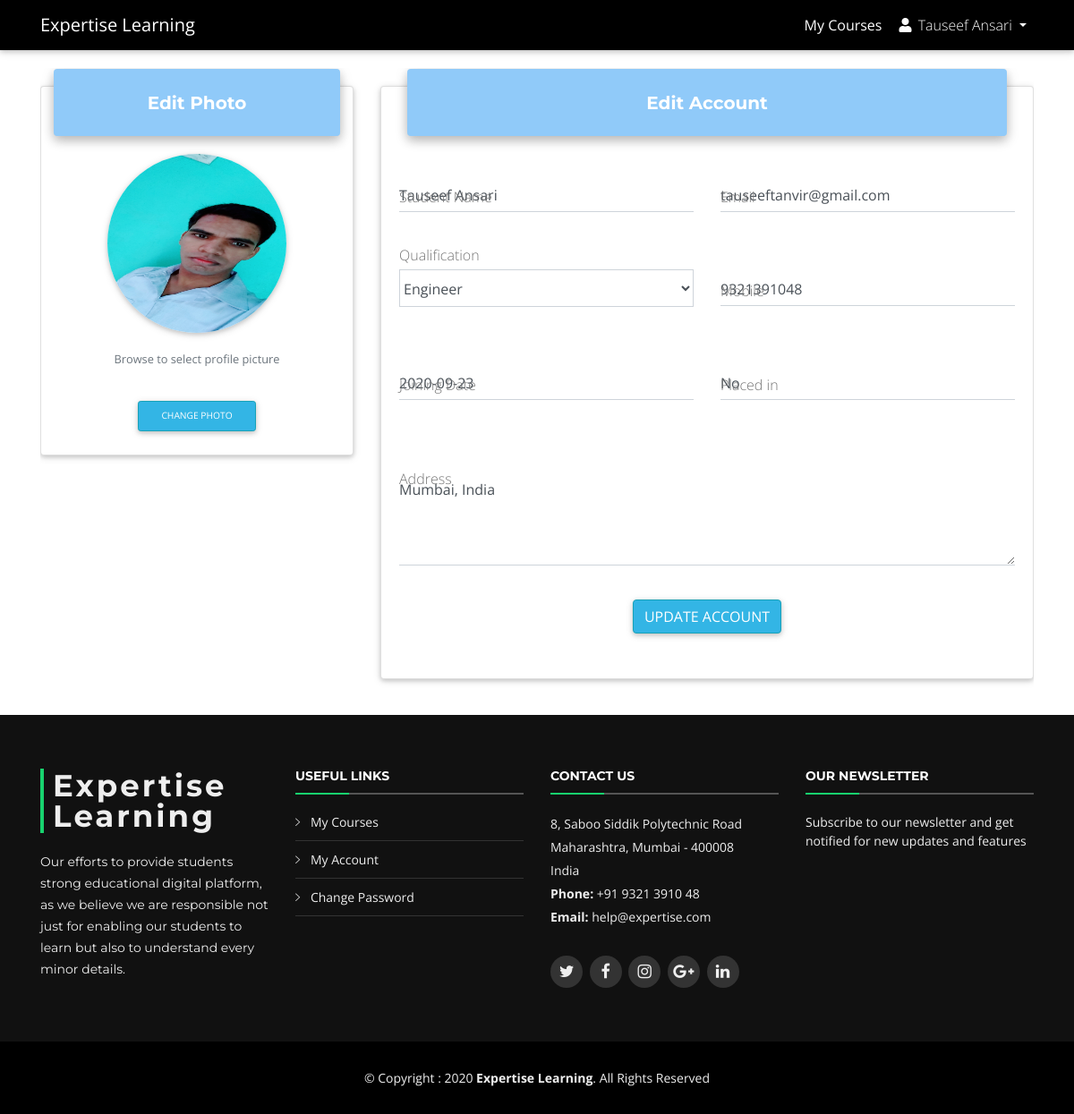
Page /student/myaccount.php (signed in) on the committed database.
### tables this page shows
CREATE TABLE `student` (
  `id` int(11) NOT NULL,
  `name` varchar(120) NOT NULL,
  `profilePic` varchar(255) NOT NULL,
  `email` varchar(255) NOT NULL,
  `mobile` bigint(20) NOT NULL,
  `qualification` varchar(120) NOT NULL,
  `address` varchar(255) NOT NULL,
  `joiningDate` date NOT NULL DEFAULT current_timestamp(),
  `placement` varchar(120) NOT NULL DEFAULT 'No',
  `password` varchar(255) NOT NULL,
  `disable` tinyint(4) NOT NULL DEFAULT 0
);

### student/myaccount.php (the view, shortened to what this page needs)
<?php
  require '../backend.php';
  if(isset($_SESSION['student_id']))
  {
  	$id=$_SESSION['student_id'];
  }
  else
  {
    header("Location: ../index.php");
  }
?>
<!DOCTYPE html>
<html lang="en">
<head>
  <link rel="stylesheet" href="https://use.fontawesome.com/releases/v5.11.2/css/all.css">
  <link href="../assets/css/bootstrap.min.css" rel="stylesheet">
  <link href="../assets/css/mdb.min.css" rel="stylesheet">
  <link rel="stylesheet" type="text/css" href="../assets/css/addons/datatables.min.css">
  <link rel="stylesheet" href="../assets/css/addons/datatables-select.min.css">
  <link href="../assets/vendor/bootstrap/css/bootstrap.min.css" rel="stylesheet">
  <link href="../assets/vendor/icofont/icofont.min.css" rel="stylesheet">
  <link href="../assets/vendor/font-awesome/css/font-awesome.min.css" rel="stylesheet">
  <link href="../assets/vendor/ionicons/css/ionicons.min.css" rel="stylesheet">
  <link href="../assets/vendor/animate.css/animate.min.css" rel="stylesheet">
  <link href="../assets/vendor/venobox/venobox.css" rel="stylesheet">
  <link href="../assets/vendor/owl.carousel/assets/owl.carousel.min.css" rel="stylesheet">
  <link href="../assets/vendor/aos/aos.css" rel="stylesheet">
  <link href="../assets/css/style.css" rel="stylesheet">
</head>
<body class="animated">
  <?php include_once('includes/header.php'); ?>
  <?php
    $query = mysqli_query($con, "SELECT * FROM student WHERE id = '$id'");
    $res = mysqli_fetch_array($query);
  ?>
  <main>
    <div class="container py-3">
      <section class="section">
        <div class="row">
          <div class="col-lg-4 mb-4">
            <div class="card card-cascade narrower wow animated flipInY" data-wow-delay="0.3s">
              <div class="view view-cascade gradient-card-header blue lighten-3">
                <h5 class="mb-0 font-weight-bold">Edit Photo</h5>
              </div>
              <div class="card-body card-body-cascade text-center">
                <img src="../assets/img/profile/<?php echo $res['profilePic']; ?>" alt="User Photo" class="z-depth-1 mb-3 mx-auto rounded-circle img-fluid" />
                <p class="text-muted"><small>Browse to select profile picture</small></p>
                <div class="row flex-center">
                  <button class="btn btn-info btn-rounded btn-sm" data-toggle="modal" data-target="#myModal">Change Photo</button><br>
                </div>
              </div>
            </div>
          </div>
          <div class="col-lg-8 mb-4 wow animated flipInX">
            <div class="card card-cascade narrower">
              <div class="view view-cascade gradient-card-header blue lighten-3">
                <h5 class="mb-0 font-weight-bold">Edit Account</h5>
              </div>
              <div class="card-body card-body-cascade text-center">
                <form method="post" action="../backend.php">
                  <div class="row">
                    <div class="col-md-6">
                      <div class="md-form mb-0">
                        <input type="text" id="form1" class="form-control validate" name="name" value="<?php echo $res['name']; ?>">
                        <label for="form1" data-error="wrong" data-success="right">Student Name</label>
                      </div>
                    </div>
                    <div class="col-md-6">
                      <div class="md-form mb-0">
                        <input type="email" id="form2" class="form-control validate" name="email" value="<?php echo $res['email']; ?>">
                        <label for="form2" data-error="wrong" data-success="right">Email</label>
                      </div>
                    </div>
                  </div>
                  <div class="row">
                    <div class="col-md-6">
                      <div class="md-form mb-0">
                        <label style="margin-top: -40px;">Qualification</label>
                        <select name="qualification" id="qualification" class="form-control" required>
                          <option value="<?php echo $res['qualification']; ?>"><?php echo $res['qualification']; ?></option>
                      </select>
                      </div>
                    </div>
                    <div class="col-md-6">
                      <div class="md-form mb-0">
                        <input type="text" id="form82" class="form-control validate" name="mobile" pattern="\d*" maxlength="10" value="<?php echo $res['mobile']; ?>">
                        <label for="form82" data-error="wrong" data-success="right">Mobile</label>
                      </div>
                    </div>
                  </div>
                  <div class="row">
                    <div class="col-md-6">
                      <div class="md-form mb-0">
                        <input type="text" id="form76" class="form-control validate" value="<?php echo $res['joiningDate']; ?>" disabled>
                        <label for="form76">Joining Date</label>
                      </div>
                    </div>
                    <div class="col-md-6">
                      <div class="md-form mb-0">
                        <input type="text" id="form77" class="form-control validate" value="<?php echo $res['placement']; ?>" disabled>
                        <label for="form77" data-error="wrong" data-success="right">Placed in</label>
                      </div>
                    </div>
                  </div>
                  <div class="row">
                    <div class="col-md-12">
                      <div class="md-form mb-0">
                        <textarea type="text" id="form78" name="address" class="md-textarea form-control" rows="3"><?php echo $res['address']; ?></textarea>
                        <label for="form78">Address</label>
                      </div>
                    </div>
                  </div>
                  <div class="row">
                    <div class="col-md-12 text-center my-4">
                      <input type="submit" value="Update Account" name="update_student" class="btn btn-info btn-rounded">
                    </div>
                  </div>
                </form>
              </div>
            </div>
          </div>
        </div>
      </section>
    </div>
  </main>
  <?php include_once('includes/footer.php'); ?>
</body>
</html>

### student/myaccount.php (style rules this page uses)
.card.card-cascade .view.gradient-card-header { padding: 1.1rem 1rem; }
.card.card-cascade .view { box-shadow: 0 5px 12px 0 rgba(0, 0, 0, 0.2), 0 2px 8px 0 rgba(0, 0, 0, 0.19); }
.img-fluid { width: 200px; height: 200px; }

### rows in the picture
student: profilePic (picture), name "Tauseef Ansari", email "tauseeftanvir@gmail.com", qualification "Engineer", mobile "9321391048", joiningDate "2020-09-23", placement "No", address "Mumbai, India"

### other values in the picture
$name "Tauseef Ansari"
